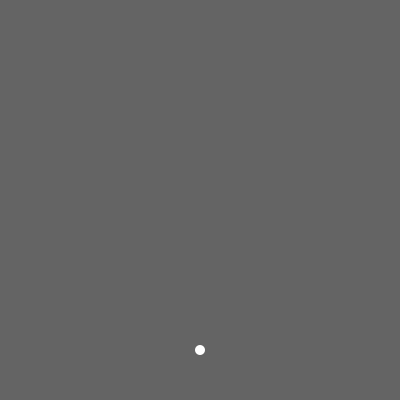
Frame 1 (no input)
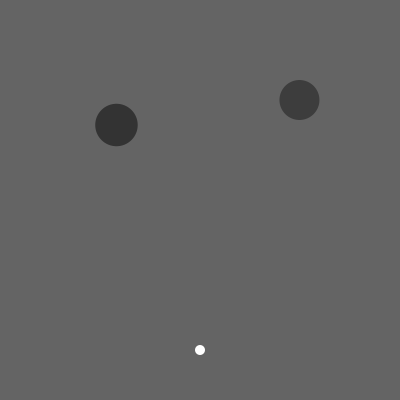
Frame 60 (the mouse pressed at the canvas centre just before this capture)
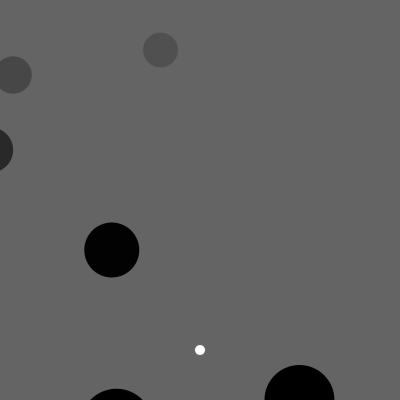
Frame 120 (the mouse held since frame 60 and released just before this capture)

The Processing sketch that drew these frames (run headless with seeded random() and noise(); from frame 60 on, the mouse is pressed at the canvas centre):

// Processing sketch: processing_100835
// ── processing_100835.pde

Ball[] ball = new Ball[10000];

int ballCount = 0;
int timer;

void setup() {
  size(400, 400);
  for (int i = 0; i < ball.length; i++) {
    if (ball[i] != null) {
      ball[i].init();
    }
  }
  mouseX = width/2;
}

float playerPos;
float playerSpeed;

void draw() {
  background(100);
  makeEnemy();  
  moveEnemy();
  player();
}

float moveSpeed;

void moveEnemy() {
  fill(255);
  noStroke();
  playerSpeed = sqrt((sq(mouseX - width/2)))/15;
  moveSpeed+=playerSpeed/5;
  if (mouseX >= width/2) {
    for (int i = 0; i < ball.length; i++) {
      if (ball[i] != null) {
        ball[i].setXPos(ball[i].getXPos() - playerSpeed);
      }
    }
  } 
  else {
    for (int i = 0; i < ball.length; i++) {
      if (ball[i] != null) {
        ball[i].setXPos(ball[i].getXPos() + playerSpeed);
      }
    }
  }
}

void makeEnemy() {
  noStroke();
  timer++;
  if (timer % 2.5 == 0) {
    ball[ballCount] = new Ball();
    ball[ballCount].init();
    ballCount++;
  }
  for (int i = 0; i < ball.length; i++) {
    if (ball[i] != null) {
      ball[i].make();
      ball[i].move();
      ball[i].check();
    }
  }
}

void player() {
  fill(255);
  ellipse(width/2, height*7/8, 10, 10);
}
class Ball {
  float xpos;
  float ypos = 0;
  float siz = 40;
  float opacity = 0;

  void init() {
    xpos = random(-width*2, width*3);
    siz = 30;
  }

  void make() {
    fill(0, opacity);
    ellipse(xpos, ypos, siz, siz);
  }

  void move() {
    if (opacity <= 255) {
      opacity+=5;
    }
    if (ypos <= height*3/2) {
      ypos+=5;
      siz+=.5;
    }
  }
  
  int lives = 100;
  
  void check() {    
    if (sqrt((sq(xpos - width/2)) + (sq(ypos - height*7/8))) < 5 + siz/2) {
      filter(INVERT);
    }
  }
  
  float getXPos() {
   return xpos; 
  }
  
  void setXPos(float x) {
   xpos = x; 
  }
}
